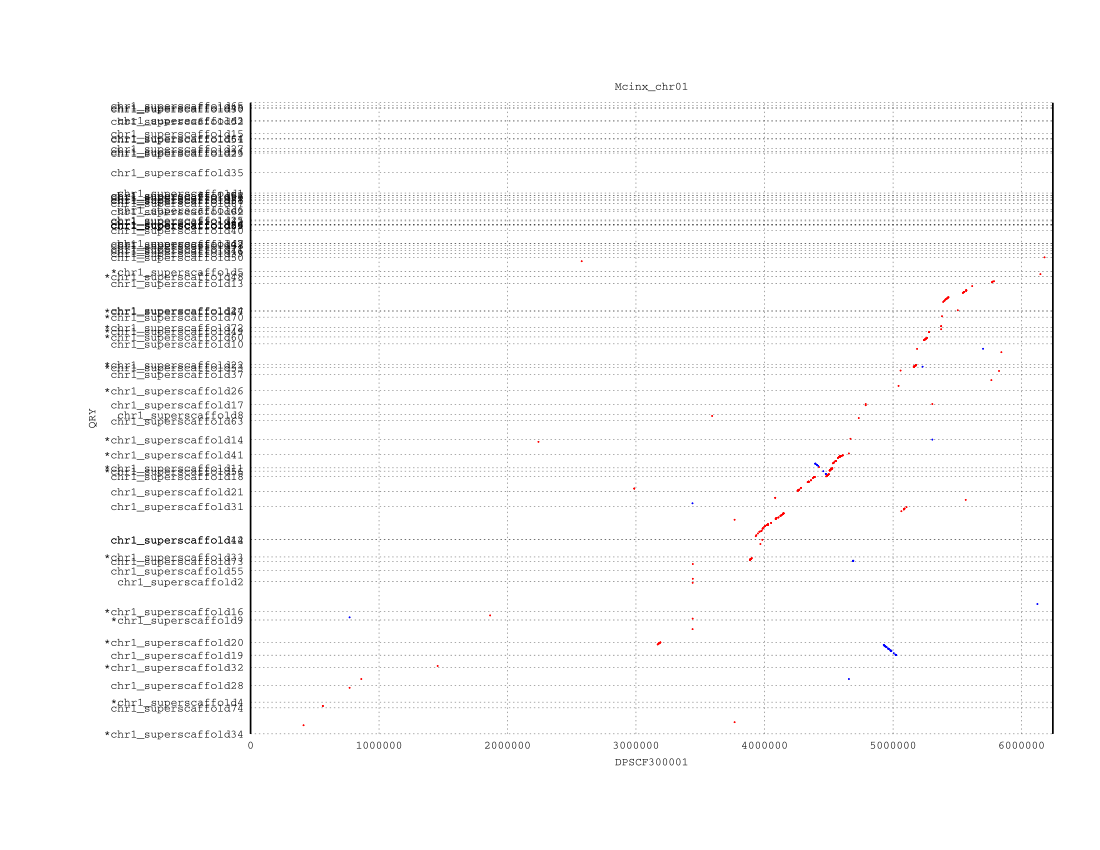

gnuplot code for this plot:
set title "Mcinx_chr01" 
set terminal postscript color solid "Courier" 8
set output "Mcinx_chr01_dotplot.ps"
set ytics ( \
 "*chr1_superscaffold34" 1, \
 "chr1_superscaffold74" 583736, \
 "*chr1_superscaffold4" 715161, \
 "chr1_superscaffold28" 1091029, \
 "*chr1_superscaffold32" 1496969, \
 "chr1_superscaffold19" 1770252, \
 "*chr1_superscaffold20" 2058076, \
 "*chr1_superscaffold9" 2558025, \
 "*chr1_superscaffold16" 2747823, \
 "chr1_superscaffold2" 3419935, \
 "chr1_superscaffold55" 3664578, \
 "chr1_superscaffold73" 3879926, \
 "*chr1_superscaffold33" 3973928, \
 "chr1_superscaffold44" 4359305, \
 "chr1_superscaffold12" 4363519, \
 "chr1_superscaffold31" 5109830, \
 "chr1_superscaffold21" 5442640, \
 "chr1_superscaffold18" 5784751, \
 "*chr1_superscaffold56" 5904706, \
 "*chr1_superscaffold11" 5974247, \
 "*chr1_superscaffold41" 6271462, \
 "*chr1_superscaffold14" 6610218, \
 "chr1_superscaffold63" 7034218, \
 "chr1_superscaffold8" 7166442, \
 "chr1_superscaffold17" 7393676, \
 "*chr1_superscaffold26" 7709711, \
 "chr1_superscaffold37" 8081361, \
 "*chr1_superscaffold53" 8231976, \
 "*chr1_superscaffold22" 8294867, \
 "chr1_superscaffold10" 8760493, \
 "*chr1_superscaffold60" 8918611, \
 "*chr1_superscaffold49" 9044268, \
 "*chr1_superscaffold72" 9131047, \
 "*chr1_superscaffold70" 9364704, \
 "*chr1_superscaffold47" 9494610, \
 "chr1_superscaffold24" 9517193, \
 "chr1_superscaffold13" 10121769, \
 "*chr1_superscaffold48" 10275686, \
 "*chr1_superscaffold5" 10381830, \
 "chr1_superscaffold50" 10709609, \
 "chr1_superscaffold39" 10797088, \
 "chr1_superscaffold46" 10857123, \
 "chr1_superscaffold71" 10898026, \
 "chr1_superscaffold38" 10974016, \
 "chr1_superscaffold42" 11014550, \
 "chr1_superscaffold7" 11020236, \
 "chr1_superscaffold40" 11313166, \
 "chr1_superscaffold69" 11421806, \
 "chr1_superscaffold29" 11435237, \
 "chr1_superscaffold66" 11437131, \
 "chr1_superscaffold54" 11439701, \
 "chr1_superscaffold43" 11523388, \
 "chr1_superscaffold25" 11546515, \
 "chr1_superscaffold62" 11737632, \
 "chr1_superscaffold6" 11772107, \
 "chr1_superscaffold67" 11923665, \
 "chr1_superscaffold61" 11989107, \
 "chr1_superscaffold58" 11998618, \
 "chr1_superscaffold59" 12051435, \
 "chr1_superscaffold68" 12086644, \
 "chr1_superscaffold57" 12096301, \
 "chr1_superscaffold1" 12149761, \
 "chr1_superscaffold35" 12613442, \
 "chr1_superscaffold23" 13049862, \
 "chr1_superscaffold36" 13080235, \
 "chr1_superscaffold27" 13149962, \
 "chr1_superscaffold51" 13365313, \
 "chr1_superscaffold64" 13383471, \
 "chr1_superscaffold15" 13488658, \
 "chr1_superscaffold52" 13767771, \
 "chr1_superscaffold3" 13786579, \
 "chr1_superscaffold30" 14045759, \
 "chr1_superscaffold45" 14070663, \
 "chr1_superscaffold65" 14117681, \
 "" 14178551 \
)
set size 1,1
set grid
unset key
set border 10
set tics scale 0
set xlabel "DPSCF300001"
set ylabel "QRY"
set format "%.0f"
set mouse format "%.0f"
set mouse mouseformat "[%.0f, %.0f]"
set mouse clipboardformat "[%.0f, %.0f]"
set xrange [1:6243218]
set yrange [1:14178551]
set style line 1  lt 1 lw 2 pt 7 ps 0.2
set style line 2  lt 3 lw 2 pt 7 ps 0.2
set style line 3  lt 2 lw 2 pt 7 ps 0.2
plot \
 "Mcinx_chr01_dotplot.fplot" title "FWD" w lp ls 1, \
 "Mcinx_chr01_dotplot.rplot" title "REV" w lp ls 2
